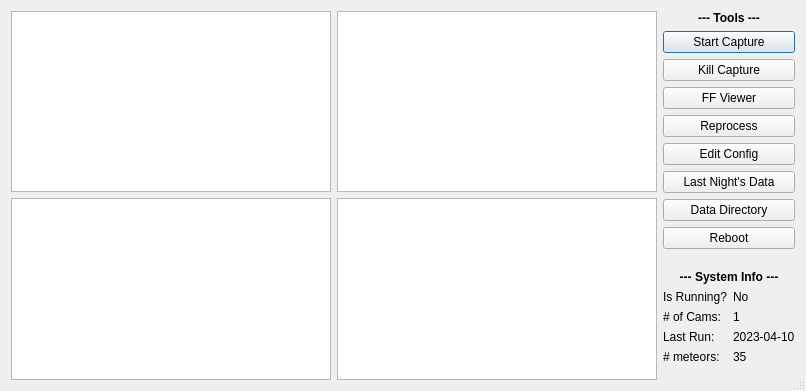
<?xml version="1.0" encoding="UTF-8"?>
<ui version="4.0">
 <class>Dialog</class>
 <widget class="QDialog" name="Dialog">
  <property name="geometry">
   <rect>
    <x>0</x>
    <y>0</y>
    <width>773</width>
    <height>391</height>
   </rect>
  </property>
  <property name="tabletTracking">
   <bool>true</bool>
  </property>
  <property name="windowTitle">
   <string>RMS Dashboard</string>
  </property>
  <property name="sizeGripEnabled">
   <bool>true</bool>
  </property>
  <property name="modal">
   <bool>true</bool>
  </property>
  <layout class="QGridLayout" name="gridLayout_3">
   <item row="0" column="0" rowspan="3">
    <layout class="QGridLayout" name="gridLayout_2">
     <item row="0" column="0">
      <widget class="QGraphicsView" name="image1_gv">
       <property name="sizePolicy">
        <sizepolicy hsizetype="MinimumExpanding" vsizetype="MinimumExpanding">
         <horstretch>0</horstretch>
         <verstretch>0</verstretch>
        </sizepolicy>
       </property>
       <property name="minimumSize">
        <size>
         <width>320</width>
         <height>180</height>
        </size>
       </property>
       <property name="autoFillBackground">
        <bool>false</bool>
       </property>
       <property name="frameShape">
        <enum>QFrame::StyledPanel</enum>
       </property>
      </widget>
     </item>
     <item row="0" column="1">
      <widget class="QGraphicsView" name="image2_gv">
       <property name="sizePolicy">
        <sizepolicy hsizetype="MinimumExpanding" vsizetype="MinimumExpanding">
         <horstretch>0</horstretch>
         <verstretch>0</verstretch>
        </sizepolicy>
       </property>
       <property name="minimumSize">
        <size>
         <width>320</width>
         <height>180</height>
        </size>
       </property>
       <property name="lineWidth">
        <number>1</number>
       </property>
       <property name="midLineWidth">
        <number>-1</number>
       </property>
      </widget>
     </item>
     <item row="1" column="0">
      <widget class="QGraphicsView" name="image3_gv">
       <property name="sizePolicy">
        <sizepolicy hsizetype="MinimumExpanding" vsizetype="MinimumExpanding">
         <horstretch>0</horstretch>
         <verstretch>0</verstretch>
        </sizepolicy>
       </property>
       <property name="minimumSize">
        <size>
         <width>320</width>
         <height>180</height>
        </size>
       </property>
      </widget>
     </item>
     <item row="1" column="1">
      <widget class="QGraphicsView" name="image4_gv">
       <property name="sizePolicy">
        <sizepolicy hsizetype="MinimumExpanding" vsizetype="MinimumExpanding">
         <horstretch>0</horstretch>
         <verstretch>0</verstretch>
        </sizepolicy>
       </property>
       <property name="minimumSize">
        <size>
         <width>320</width>
         <height>180</height>
        </size>
       </property>
      </widget>
     </item>
    </layout>
   </item>
   <item row="2" column="1">
    <layout class="QVBoxLayout" name="verticalLayout_2">
     <item>
      <widget class="QLabel" name="label_2">
       <property name="font">
        <font>
         <weight>75</weight>
         <bold>true</bold>
        </font>
       </property>
       <property name="text">
        <string>--- System Info ---</string>
       </property>
       <property name="alignment">
        <set>Qt::AlignCenter</set>
       </property>
      </widget>
     </item>
     <item>
      <layout class="QFormLayout" name="formLayout">
       <item row="0" column="0">
        <widget class="QLabel" name="label_3">
         <property name="text">
          <string>Is Running?</string>
         </property>
        </widget>
       </item>
       <item row="0" column="1">
        <widget class="QLabel" name="label_4">
         <property name="text">
          <string>No</string>
         </property>
        </widget>
       </item>
       <item row="1" column="0">
        <widget class="QLabel" name="label_5">
         <property name="text">
          <string># of Cams:</string>
         </property>
        </widget>
       </item>
       <item row="1" column="1">
        <widget class="QLabel" name="label_6">
         <property name="text">
          <string>1</string>
         </property>
        </widget>
       </item>
       <item row="2" column="0">
        <widget class="QLabel" name="label_7">
         <property name="text">
          <string>Last Run:</string>
         </property>
        </widget>
       </item>
       <item row="2" column="1">
        <widget class="QLabel" name="label_8">
         <property name="text">
          <string>2023-04-10</string>
         </property>
        </widget>
       </item>
       <item row="3" column="0">
        <widget class="QLabel" name="label_9">
         <property name="text">
          <string># meteors:</string>
         </property>
        </widget>
       </item>
       <item row="3" column="1">
        <widget class="QLabel" name="label_10">
         <property name="text">
          <string>35</string>
         </property>
        </widget>
       </item>
       <item row="4" column="1">
        <spacer name="verticalSpacer">
         <property name="orientation">
          <enum>Qt::Vertical</enum>
         </property>
         <property name="sizeHint" stdset="0">
          <size>
           <width>20</width>
           <height>40</height>
          </size>
         </property>
        </spacer>
       </item>
      </layout>
     </item>
    </layout>
   </item>
   <item row="0" column="1">
    <layout class="QVBoxLayout" name="verticalLayout">
     <item>
      <widget class="QLabel" name="label">
       <property name="font">
        <font>
         <weight>75</weight>
         <bold>true</bold>
        </font>
       </property>
       <property name="text">
        <string>--- Tools ---</string>
       </property>
       <property name="alignment">
        <set>Qt::AlignCenter</set>
       </property>
      </widget>
     </item>
     <item>
      <widget class="QPushButton" name="start_capture_btn">
       <property name="text">
        <string>Start Capture</string>
       </property>
      </widget>
     </item>
     <item>
      <widget class="QPushButton" name="kill_capture_btn">
       <property name="text">
        <string>Kill Capture</string>
       </property>
      </widget>
     </item>
     <item>
      <widget class="QPushButton" name="ff_viewer_btn">
       <property name="text">
        <string>FF Viewer</string>
       </property>
      </widget>
     </item>
     <item>
      <widget class="QPushButton" name="reprocess_btn">
       <property name="text">
        <string>Reprocess</string>
       </property>
      </widget>
     </item>
     <item>
      <widget class="QPushButton" name="edit_config_btn">
       <property name="text">
        <string>Edit Config</string>
       </property>
      </widget>
     </item>
     <item>
      <widget class="QPushButton" name="last_night_data_btn">
       <property name="text">
        <string>Last Night's Data</string>
       </property>
      </widget>
     </item>
     <item>
      <widget class="QPushButton" name="data_dir_button">
       <property name="text">
        <string>Data Directory</string>
       </property>
      </widget>
     </item>
     <item>
      <widget class="QPushButton" name="reboot_btn">
       <property name="text">
        <string>Reboot</string>
       </property>
       <property name="flat">
        <bool>false</bool>
       </property>
      </widget>
     </item>
    </layout>
   </item>
   <item row="1" column="1">
    <spacer name="verticalSpacer_2">
     <property name="orientation">
      <enum>Qt::Vertical</enum>
     </property>
     <property name="sizeType">
      <enum>QSizePolicy::Fixed</enum>
     </property>
     <property name="sizeHint" stdset="0">
      <size>
       <width>20</width>
       <height>15</height>
      </size>
     </property>
    </spacer>
   </item>
  </layout>
 </widget>
 <resources/>
 <connections/>
</ui>
